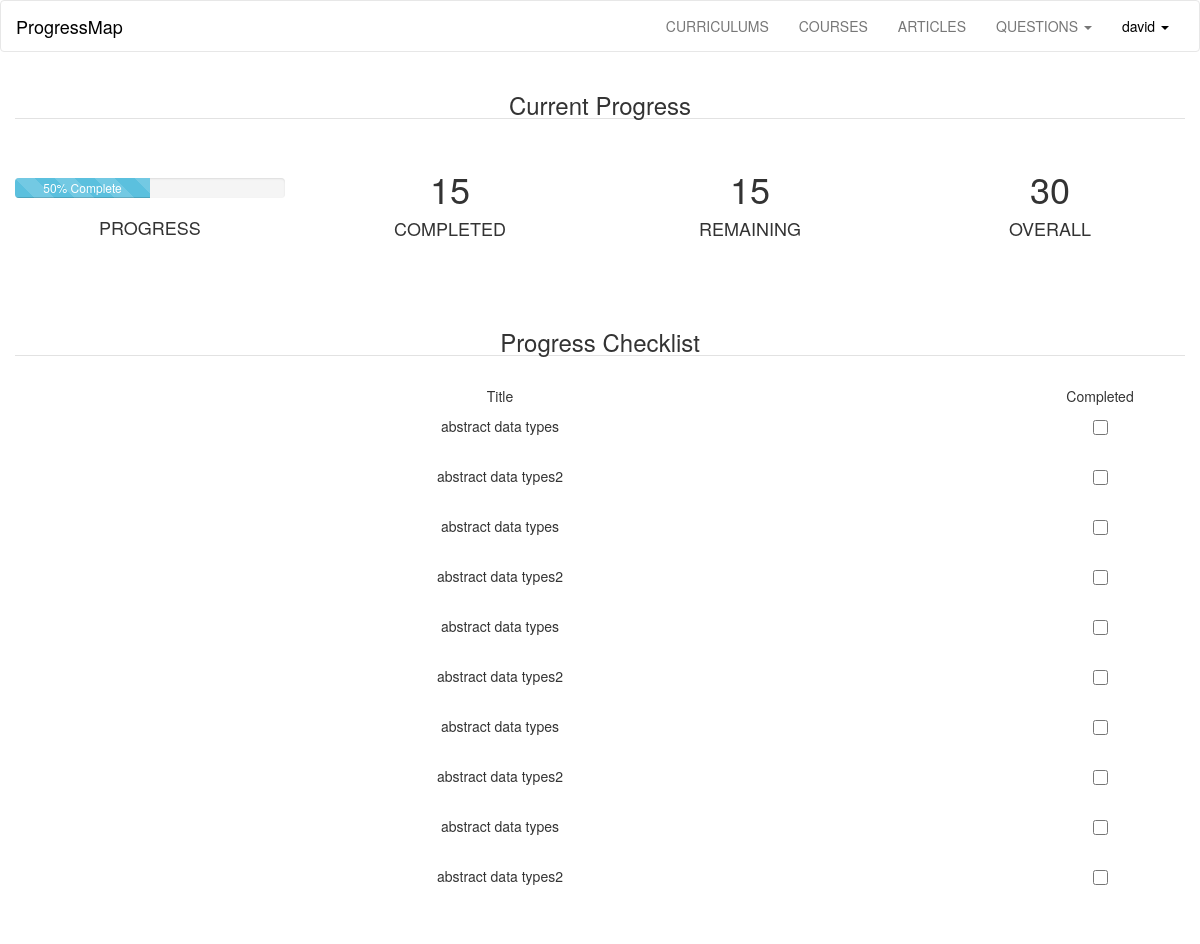
The app's page /user/david (signed in), older data.
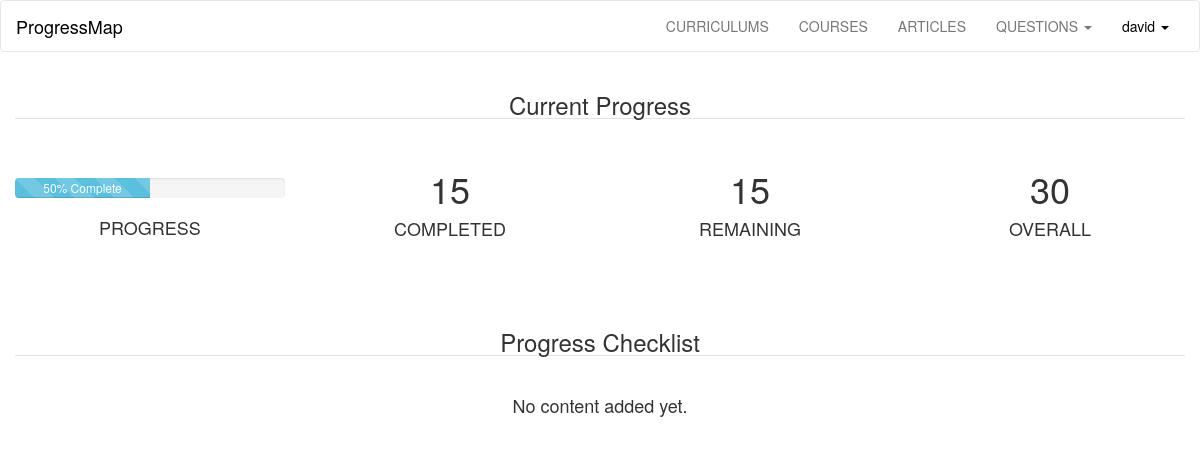
The same page, newer data.
### progressMap/models.py (models this page shows, shortened)
class User(db.Model, UserMixin):
	id = db.Column(db.Integer, primary_key = True)
	username = db.Column(db.String(40), unique = True)
	email = db.Column(db.String(120), unique = True)
	password_hash = db.Column(db.String)
	articles =  db.relationship('Articles', backref='user', lazy='dynamic')
	courses =  db.relationship('Courses', backref='user', lazy='dynamic')
	curriculums =  db.relationship('Curriculums', backref='user', lazy='dynamic')
	questions = db.relationship('Questions', backref='user', lazy='dynamic')
	comments = db.relationship('Comments', backref='user', lazy='dynamic')
	completed = db.relationship('Completed', backref='user', lazy='dynamic')
	allContent = db.relationship('AllContent', backref='user', lazy='dynamic')
	@property
	def password(self):
		raise AttributeError('password: write-only field')

class AllContent(db.Model):
	id = db.Column(db.Integer, primary_key = True)
	user_id = db.Column(db.Integer, db.ForeignKey('user.id'), nullable=False)
	article_id = db.Column(db.Integer, db.ForeignKey('articles.id'), nullable=False)

class Articles(db.Model):
	id  = db.Column(db.Integer, primary_key = True)
	title = db.Column(db.String(300), nullable=False)
	description = db.Column(db.Text, nullable=False)
	questions = db.relationship('Questions', backref='article', lazy='dynamic')
	allContent = db.relationship('AllContent', backref='article', lazy='dynamic')
	user_id = db.Column(db.Integer, db.ForeignKey('user.id'), nullable=False)
	course_id = db.Column(db.Integer, db.ForeignKey('courses.id'), nullable=False)
	curriculum_id = db.Column(db.Integer, db.ForeignKey('curriculums.id'), nullable=False)

### progressMap/user/views.py (the view)
@login_required
@user.route('/<username>')
def userPage(username):
	user = current_user
	usersContent = []
	allContent = models.getAllObjectsById2(models.AllContent, int(user.id))
	return render_template('user.html', user = user, allContent=allContent)

### progressMap/main/views.py (called while the page is built)
@login_manager.user_loader
def load_user(userid):
	return models.User.query.get(int(userid))

### progressMap/models.py (called while the page is built)
def getAllObjectsById2(className, id):
	return className.query.filter_by(user_id = id).all()

### progressMap/templates/user.html (shortened to what this page needs)
{% extends 'base.html' %}
{% block user_link %}
{% if current_user.is_authenticated %}
<li class="dropdown">
<a class="dropdown-toggle active" data-toggle="dropdown" href="#">{{current_user.username}}
<span class="caret"></span></a>
</li>
{% else %}
<li><a href="{{ url_for('main.show', page='login') }}">LOGIN</a>
</li>
{% endif %}
{% endblock %}
{% block currentProgress %}
<section class="container-fluid text-center">
<h3 class="b-down">Current Progress</h2>
<br />
<section class="row">
<article class="col-sm-3">
<div class="progress" style="margin-top: 29px;">
  <div class="progress-bar progress-bar-info progress-bar-striped" role="progressbar"
  aria-valuenow="50" aria-valuemin="0" aria-valuemax="100" style="width: 50%;">
    50% Complete
  </div>
</div>
<h4>PROGRESS</h4>
	<br />
</article>
<article class="col-sm-3">
<h1>15</h1>
<h4>COMPLETED</h4>
	<br />
</article>
<article class="col-sm-3">
<h1>15</h1>
<h4>REMAINING</h4>
	<br />
</article>
<article class="col-sm-3">
<h1>30</h1>
<h4>OVERALL</h4>
	<br />
</article>
</section>
</section>
<br /><br />
{% endblock %}
{% block overallProgress %}
<section class="container-fluid text-center underline">
<h3 class="b-down">Progress Checklist</h3>
<br />
{% if allContent %}
<section class="row">
	<article class="col-xs-10">
		<p>Title</p>
	</article>
	<article class="col-xs-2">
	<p>Completed</p>
	</article>
</section>
{% for content in allContent %}
	<section class="row">
	<article class="col-xs-10">
		<p>{{content.article.title}}</p>
	</article>
	<article class="col-xs-2">
	<input type="checkbox" class="completed">
	</article>
	</section>
	<br />
{% endfor%}
{% else %}
<h4>No content added yet.</h4>
{% endif %}
</section>
<br /><br />
{% endblock %}

### progressMap/templates/base.html (shortened to what this page needs)
<!doctype html>
<html>
<head>
	<link rel="stylesheet" href="{{ url_for('static', filename='css/bootstrap.min.css') }}">
	<link rel='stylesheet' href="{{ url_for('static', filename='css/main.css') }}">
</head>
<body>
	<nav class="navbar navbar-default">
		<div class="container-fluid">
			<div class="navbar-header">
				<a class="navbar-brand active" href="{{ url_for('main.show', page='map') }}">
					ProgressMap
				</a>
			</div>
			<div class="collapse navbar-collapse" id="myNavbar">
				<ul class="nav navbar-nav navbar-right nav-items text-center">
					{% block curriculums_link %}
  					<li><a href="{{ url_for('curriculums.show')}}">CURRICULUMS</a></li>
					{% endblock %}
					{% block courses_link %}
  					<li><a href="{{ url_for('courses.show')}}">COURSES</a></li>
					{% endblock %}
					{% block articles_link %}
  					<li><a href="{{ url_for('articles.show')}}">ARTICLES</a></li>
					{% endblock %}
					{% block questions_link %}
					<li class="dropdown">
                        <a class="dropdown-toggle" data-toggle="dropdown" href="#">QUESTIONS
                            <span class="caret"></span></a>
                    </li>
					{% endblock %}
					{% block user_link %}{% endblock %}
				</ul>
			</div>
		</div>
	</nav>
	{% block currentProgress %}
	{% endblock %}
	{% block overallProgress %}
	{% endblock %}
</body>
</html>

### progressMap/static/css/main.css (style rules this page uses)
a { color: black; text-decoration: none; }
.navbar-default .navbar-nav>li>a.active { color: black; }
.navbar-default { background-color: white; }
.navbar-default .navbar-brand { color: black; }
.b-down { border-bottom: 1px solid #e2e2e2; }

Row changes from the older to the newer data that the page shows:
removed AllContent: article "abstract data types"
removed AllContent: article "abstract data types2"
removed AllContent: article "abstract data types"
removed AllContent: article "abstract data types2"
removed AllContent: article "abstract data types"
removed AllContent: article "abstract data types2"
removed AllContent: article "abstract data types"
removed AllContent: article "abstract data types2"
removed AllContent: article "abstract data types"
removed AllContent: article "abstract data types2"
Text that changed along with them:
text no longer shown: "Title Completed"
text now shown: "No content added yet."
